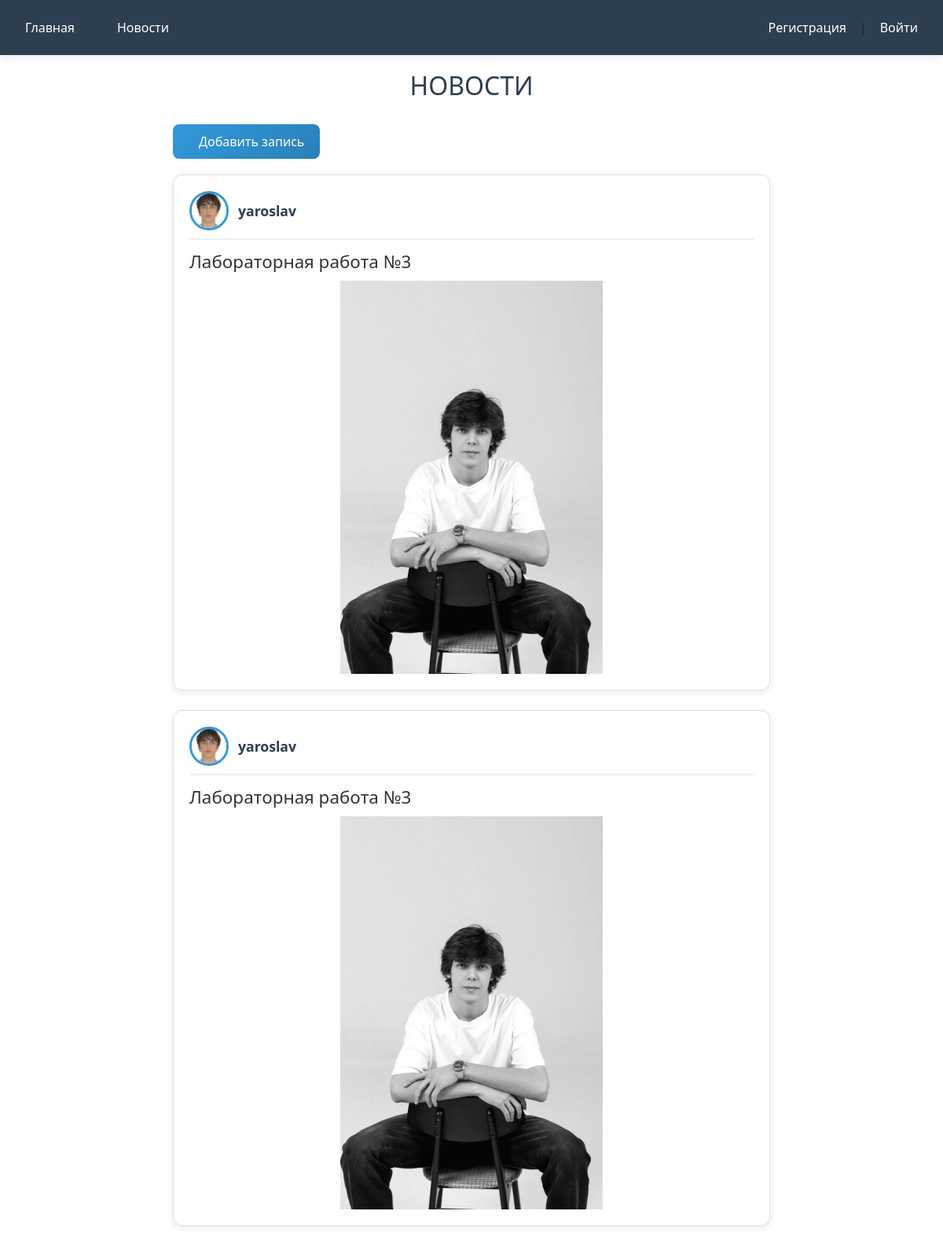
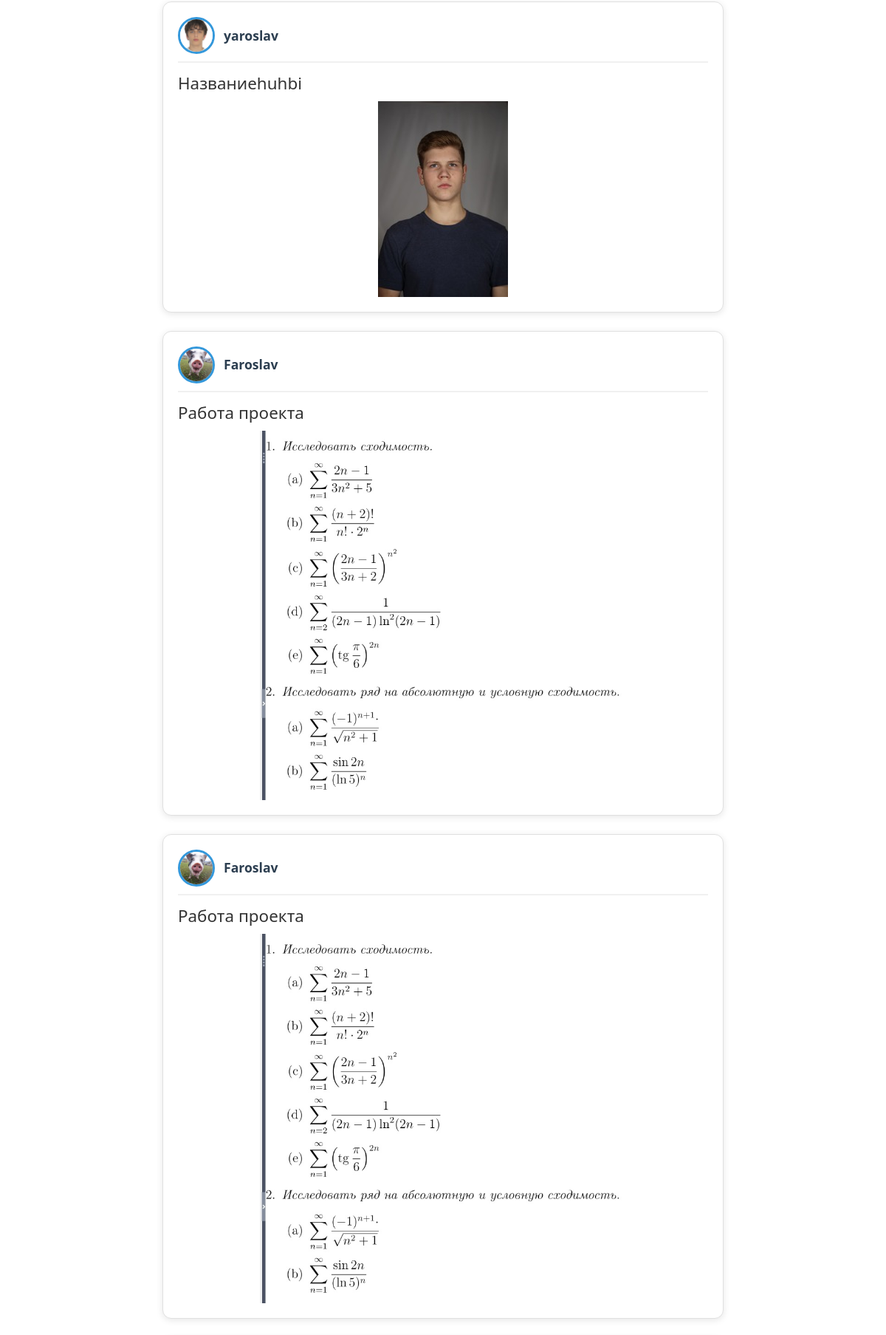
Page /news/ (upper part) on the committed database (2 pictures, top to bottom).
### news/models.py (models this page shows, shortened)
class Posts(models.Model):
    title = models.CharField('Название', max_length=50, default = "")
    annons = models.CharField('Анносы', max_length=250, default = "")
    photo = models.ImageField(blank = True,upload_to = 'images' )
    author = models.ForeignKey(CustomerUser, on_delete=models.CASCADE, related_name='news')
    class Meta:
        verbose_name = 'Пост'
        verbose_name_plural = 'Посты'

### main/models.py (models this page shows, shortened)
class CustomerUser(AbstractUser):
    age = models.IntegerField(null =True, blank = True)
    avatar = models.ImageField(upload_to='avatars/', blank=True, null=True, verbose_name='Аватар')
    phone_number = models.CharField(max_length=20, null=True, blank=True)
    resume_city = models.CharField(max_length=100, blank=True, null=True, verbose_name="Город")
    resume_genres = models.CharField(max_length=200, blank=True, null=True, verbose_name="Жанры съемки")

### news/views.py (the view)
# urls.py: path('', views.news_home, name="news_home"),
def news_home(request):
    news = Posts.objects.order_by('title')
    return render(request, 'news/news_home.html', {"news": news})

### news/templates/news/news_home.html (shortened to what this page needs)
{% extends 'main/layout.html' %}
{% load static %}
{% block extra_css %}
<link rel="stylesheet" href="{% static 'news/css/news_home.css' %}">
{% endblock %}
{% block content %}
<div class="features">
    <h1>НОВОСТИ</h1>
    <aside>
        <ul>
            <li>
                <a href="{% url 'create' %}">
                    <button class="btn btn-info">
                         Добавить запись
                    </button>
                </a>
            </li>
        </ul>
    </aside>
    {% if news %}
        {% for post in news %}
        <div class="alert alert-warning">
            <div class="post-header">
                <div class="avatar-section">
                    {% if post.author.avatar %}
                        <img src="{{ post.author.avatar.url }}" alt="Аватар" class="avatar">
                    {% else %}
                        <img src="{% static 'main/images/default_avatar.png' %}" alt="Аватар по умолчанию" class="avatar">
                    {% endif %}
                </div>
                <h5 class="username">{{ post.author.username }}</h5>
            </div>
            <h3>{{ post.title }}</h3>
            {% if post.photo %}
                <img src="{{ post.photo.url }}" alt="Изображение" class="post_image">
            {% endif %}
        </div>
        {% endfor %}
    {% else %}
        <p>НЕТ НОВОСТЕЙ</p>
    {% endif %}
</div>
{% endblock %}

### news/static/news/css/news_home.css (style rules this page uses)
.features { max-width: 800px; margin: 0 auto; padding: 20px; }
.features h1 { text-align: center; color: #2c3e50; margin-bottom: 30px; font-size: 2rem; }
aside ul { margin: 0; padding: 0; list-style: none; }
aside li { list-style: none; margin-bottom: 20px; }
.btn-info { background: linear-gradient(135deg, #3498db, #2980b9); color: white; border: none; padding: 10px 20px; border-radius: 8px; cursor: pointer; font-size: 1rem; transition: transform 0.2s, box-shadow 0.2s; display: inline-flex; align-items: center; gap: 8px; }
.alert.alert-warning { background: white; border-radius: 12px; padding: 20px; margin-bottom: 25px; box-shadow: 0 2px 10px rgba(0, 0, 0, 0.1); transition: transform 0.2s, box-shadow 0.2s; border: 1px solid #e0e0e0; }
.post-header { display: flex; align-items: center; gap: 12px; margin-bottom: 15px; padding-bottom: 10px; border-bottom: 2px solid #f0f0f0; }
.avatar-section { flex-shrink: 0; }
.avatar { width: 50px; height: 50px; border-radius: 50%; object-fit: cover; border: 3px solid #3498db; background-color: #f0f0f0; }
.username { font-size: 1.1rem; font-weight: 600; color: #2c3e50; margin: 0; }
.alert.alert-warning h3 { color: #333; margin: 15px 0 10px 0; font-size: 1.4rem; }
.post_image { max-width: 100%; max-height: 500px; width: auto; height: auto; object-fit: contain; display: block; margin: 0 auto; transition: transform 0.2s; }

### rows in the picture
Posts: author.avatar (picture), author.username "yaroslav", title "Лабораторная работа №3", photo (picture)
Posts: author.avatar (picture), author.username "yaroslav", title "Лабораторная работа №3", photo (picture)
Posts: author.avatar (picture), author.username "yaroslav", title "Названиеhuhbi", photo (picture)
Posts: author.username "Faroslav", title "Работа проекта", photo (picture)
Posts: author.username "Faroslav", title "Работа проекта", photo (picture)
